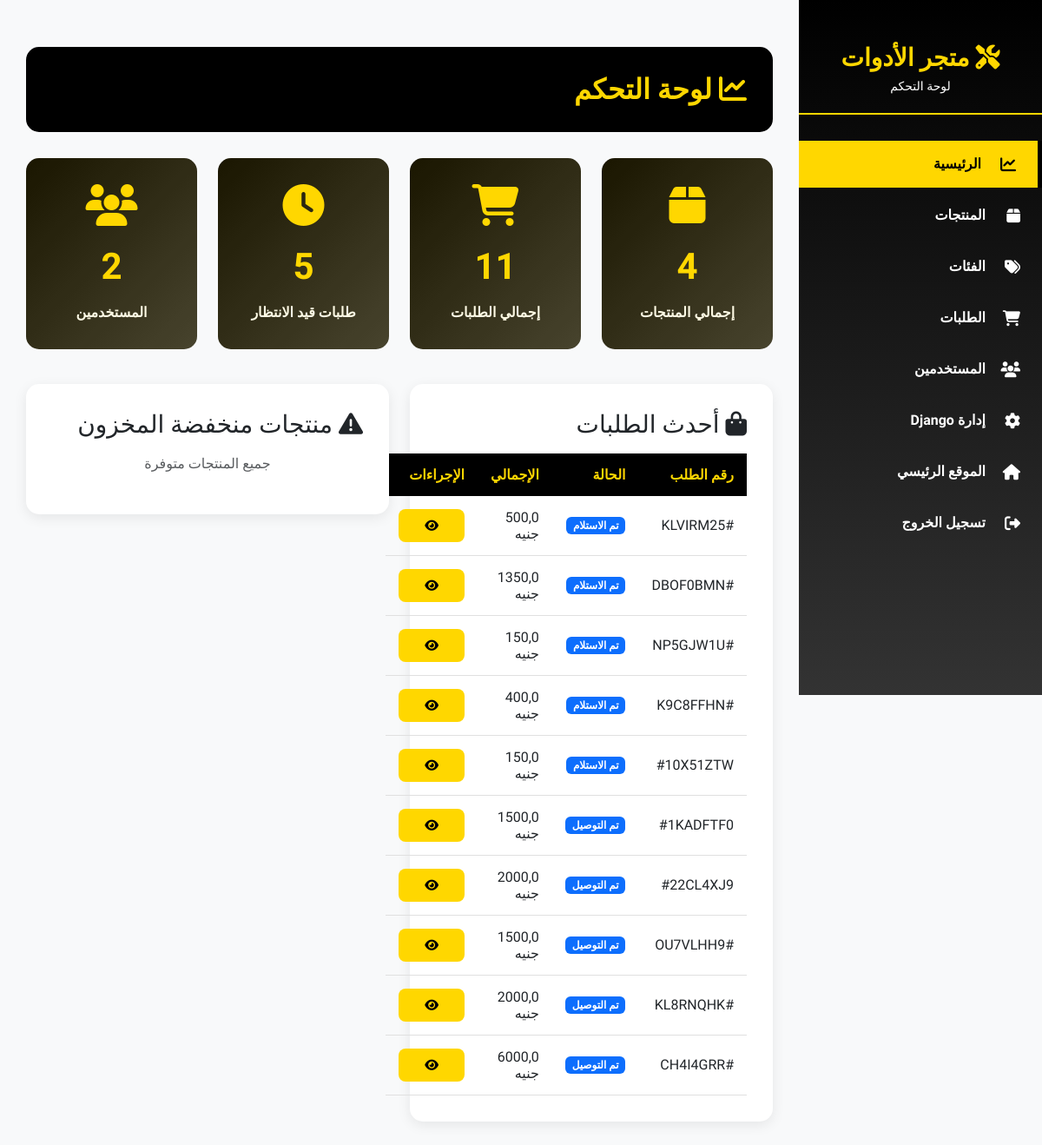
Screenshot of /admin-panel/ (signed in) with the database file from the repository.
### orders/models.py (models this page shows, shortened)
class Order(models.Model):
    user = models.ForeignKey(CustomUser, related_name='order_owner', on_delete=models.SET_NULL, blank=True, null=True)
    status = models.CharField(choices=ORDER_STATUS, max_length=20, default='Received')
    code = models.CharField(default=generate_code, max_length=20)
    order_time = models.DateTimeField(default=timezone.now)
    delivery_time = models.DateTimeField(blank=True, null=True)  # Fixed spelling
    coupon = models.ForeignKey('Coupon', related_name='order_coupon', on_delete=models.SET_NULL, blank=True, null=True)
    address = models.ForeignKey(OrderAddress, related_name='orders', on_delete=models.SET_NULL, null=True, blank=True)
    subtotal = models.FloatField('المجموع الفرعي', default=0)
    delivery_fee = models.FloatField('رسوم التوصيل', default=0)
    discount = models.FloatField('الخصم', default=0)
    total = models.FloatField('الإجمالي', blank=True, null=True)
    total_with_coupon = models.FloatField(blank=True, null=True)
    class Meta:
        ordering = ['-order_time']

### admin_panel/views.py (the view)
# urls.py: path('', views.admin_dashboard, name='dashboard'),
@admin_required
def admin_dashboard(request):
    total_products = Product.objects.filter(is_active=True).count()
    total_orders = Order.objects.count()
    pending_orders = Order.objects.filter(status='Received').count()
    total_users = CustomUser.objects.count()
    recent_orders = Order.objects.all().order_by('-order_time')[:10]
    low_stock_products = ProductColor.objects.filter(quantity__lt=10).order_by('quantity')[:5]
    current_month = timezone.now().month
    current_year = timezone.now().year
    monthly_revenue = Order.objects.filter(
        order_time__month=current_month,
        order_time__year=current_year
    ).aggregate(total=Sum('total'))['total'] or 0
    context = {
        'total_products': total_products,
        'total_orders': total_orders,
        'pending_orders': pending_orders,
        'total_users': total_users,
        'recent_orders': recent_orders,
        'low_stock_products': low_stock_products,
        'monthly_revenue': monthly_revenue,
    }
    return render(request, 'admin_panel/dashboard.html', context)

### accounts/custom_context_processor.py (called while the page is built)
def custom_user_context(request):
    if request.user.is_authenticated:
        user = request.user
        return {
            'user': user,
        }
    return {}

### orders/cart_context_processor.py (called while the page is built, shortened)
def get_cart_data(request):
    if request.user.is_authenticated:
        cart, created = Cart.objects.get_or_create(user=request.user, status='Inprogress')
        cart_detail = CartDetail.objects.filter(cart=cart)
        return {
            'cart_data': cart,
            'cart_detail_data': cart_detail,
        }

### admin_panel/templates/admin_panel/dashboard.html (shortened to what this page needs)
{% extends 'admin_panel/base.html' %}
{% load i18n %}
{% block content %}
<div class="page-header">
 <h1>
  <i class="fas fa-chart-line">
  </i>
  {% trans "لوحة التحكم" %}
 </h1>
</div>
<div class="row mb-4">
 <div class="col-md-3 mb-3">
  <div class="stat-card">
   <div class="stat-icon">
    <i class="fas fa-box">
    </i>
   </div>
   <div class="stat-value">
    {{ total_products }}
   </div>
   <div class="stat-label">
    {% trans "إجمالي المنتجات" %}
   </div>
  </div>
 </div>
 <div class="col-md-3 mb-3">
  <div class="stat-card">
   <div class="stat-icon">
    <i class="fas fa-shopping-cart">
    </i>
   </div>
   <div class="stat-value">
    {{ total_orders }}
   </div>
   <div class="stat-label">
    {% trans "إجمالي الطلبات" %}
   </div>
  </div>
 </div>
 <div class="col-md-3 mb-3">
  <div class="stat-card">
   <div class="stat-icon">
    <i class="fas fa-clock">
    </i>
   </div>
   <div class="stat-value">
    {{ pending_orders }}
   </div>
   <div class="stat-label">
    {% trans "طلبات قيد الانتظار" %}
   </div>
  </div>
 </div>
 <div class="col-md-3 mb-3">
  <div class="stat-card">
   <div class="stat-icon">
    <i class="fas fa-users">
    </i>
   </div>
   <div class="stat-value">
    {{ total_users }}
   </div>
   <div class="stat-label">
    {% trans "المستخدمين" %}
   </div>
  </div>
 </div>
</div>
<div class="row">
 <div class="col-md-6 mb-4">
  <div class="content-card">
   <h3 class="mb-3">
    <i class="fas fa-shopping-bag">
    </i>
    {% trans "أحدث الطلبات" %}
   </h3>
   {% if recent_orders %}
   <table class="admin-table">
    <thead>
     <tr>
      <th>
       {% trans "رقم الطلب" %}
      </th>
      <th>
       {% trans "الحالة" %}
      </th>
      <th>
       {% trans "الإجمالي" %}
      </th>
      <th>
       {% trans "الإجراءات" %}
      </th>
     </tr>
    </thead>
    <tbody>
     {% for order in recent_orders %}
     <tr>
      <td>
       #{{ order.code }}
      </td>
      <td>
       <span class="badge bg-primary">
        {{ order.get_status_display }}
       </span>
      </td>
      <td>
       {{ order.total }}  {% trans "جنيه" %}
      </td>
      <td>
       <a class="btn btn-sm btn-admin-primary" href="{% url 'admin_panel:order-detail' order.code %}">
        <i class="fas fa-eye">
        </i>
       </a>
      </td>
     </tr>
     {% endfor %}
    </tbody>
   </table>
   {% else %}
   <p class="text-muted text-center">
    {% trans "لا توجد طلبات" %}
   </p>
   {% endif %}
  </div>
 </div>
 <div class="col-md-6 mb-4">
  <div class="content-card">
   <h3 class="mb-3">
    <i class="fas fa-exclamation-triangle">
    </i>
    {% trans "منتجات منخفضة المخزون" %}
   </h3>
   {% if low_stock_products %}
   <table class="admin-table">
    <thead>
     <tr>
      <th>
       {% trans "اسم المنتج" %}
      </th>
      <th>
       {% trans "الكمية" %}
      </th>
      <th>
       {% trans "الإجراءات" %}
      </th>
     </tr>
    </thead>
    <tbody>
    {% for pc in low_stock_products %}
        <tr>
        <td>
        {{ pc.product.name }}
        </td>
        <td>
        <span class="badge bg-danger">
        {{ pc.quantity }}
        </span>
        </td>
        <td>
        <a class="btn btn-sm btn-admin-primary" href="{% url 'admin_panel:product-edit' pc.product.id %}">
        <i class="fas fa-edit"></i>
        </a>
        </td>
        </tr>
    {% endfor %}
    </tbody>
   </table>
   {% else %}
   <p class="text-muted text-center">
    {% trans "جميع المنتجات متوفرة" %}
   </p>
   {% endif %}
  </div>
 </div>
</div>
{% endblock %}

### admin_panel/templates/admin_panel/base.html (style rules this page uses)
* { font-family: 'Cairo', sans-serif; }
:root { --primary-yellow: #FFD700; --primary-black: #000000; --dark-gray: #333; --light-gray: #f8f9fa; --sidebar-width: 280px; }
body { background-color: var(--light-gray); }
.page-header { background: var(--primary-black); color: var(--primary-yellow); padding: 30px; border-radius: 15px; margin-bottom: 30px; }
.page-header h1 { margin: 0; font-size: 32px; font-weight: 900; }
.content-card { background: #fff; border-radius: 15px; padding: 30px; box-shadow: 0 4px 15px rgba(0, 0, 0, 0.08); margin-bottom: 25px; }
.stat-card { background: linear-gradient(135deg, var(--primary-black) 0%, var(--dark-gray) 100%); color: #fff; border-radius: 15px; padding: 30px; text-align: center; position: relative; overflow: hidden; }
.stat-card::before { content: ''; position: absolute; top: -50%; left: -50%; width: 200%; height: 200%; background: var(--primary-yellow); opacity: 0.1; transform: rotate(45deg); }
.stat-icon { font-size: 48px; color: var(--primary-yellow); margin-bottom: 15px; }
.stat-value { font-size: 42px; font-weight: 900; color: var(--primary-yellow); margin-bottom: 10px; }
.stat-label { font-size: 16px; font-weight: 600; }
.btn-admin-primary { background-color: var(--primary-yellow); color: var(--primary-black); border: none; font-weight: 700; padding: 12px 30px; border-radius: 8px; transition: all 0.3s ease; }
.admin-table { width: 100%; border-collapse: collapse; }
.admin-table thead { background: var(--primary-black); color: var(--primary-yellow); }
.admin-table th { padding: 15px; text-align: right; font-weight: 700; }
.admin-table td { padding: 15px; border-bottom: 1px solid #e0e0e0; }

### rows the page displays
Order: code "KLVIRM25", status "تم الاستلام", total "500,0"
Order: code "DBOF0BMN", status "تم الاستلام", total "1350,0"
Order: code "NP5GJW1U", status "تم الاستلام", total "150,0"
Order: code "K9C8FFHN", status "تم الاستلام", total "400,0"
Order: code "10X51ZTW", status "تم الاستلام", total "150,0"
Order: code "1KADFTF0", status "تم التوصيل", total "1500,0"
Order: code "22CL4XJ9", status "تم التوصيل", total "2000,0"
Order: code "OU7VLHH9", status "تم التوصيل", total "1500,0"
Order: code "KL8RNQHK", status "تم التوصيل", total "2000,0"
Order: code "CH4I4GRR", status "تم التوصيل", total "6000,0"

### other values shown
{{ total_products }} "4"
{{ total_orders }} "11"
{{ pending_orders }} "5"
{{ total_users }} "2"
